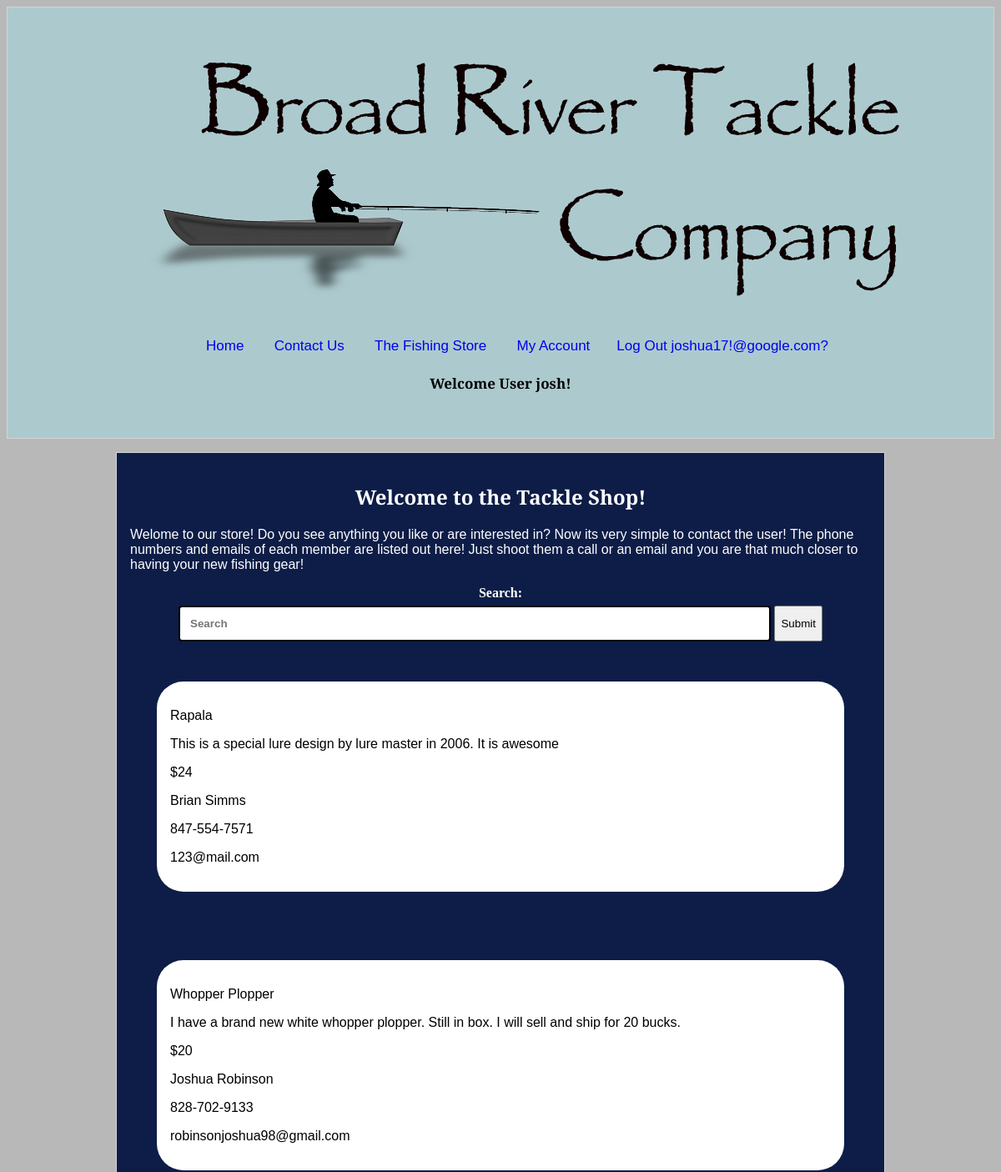
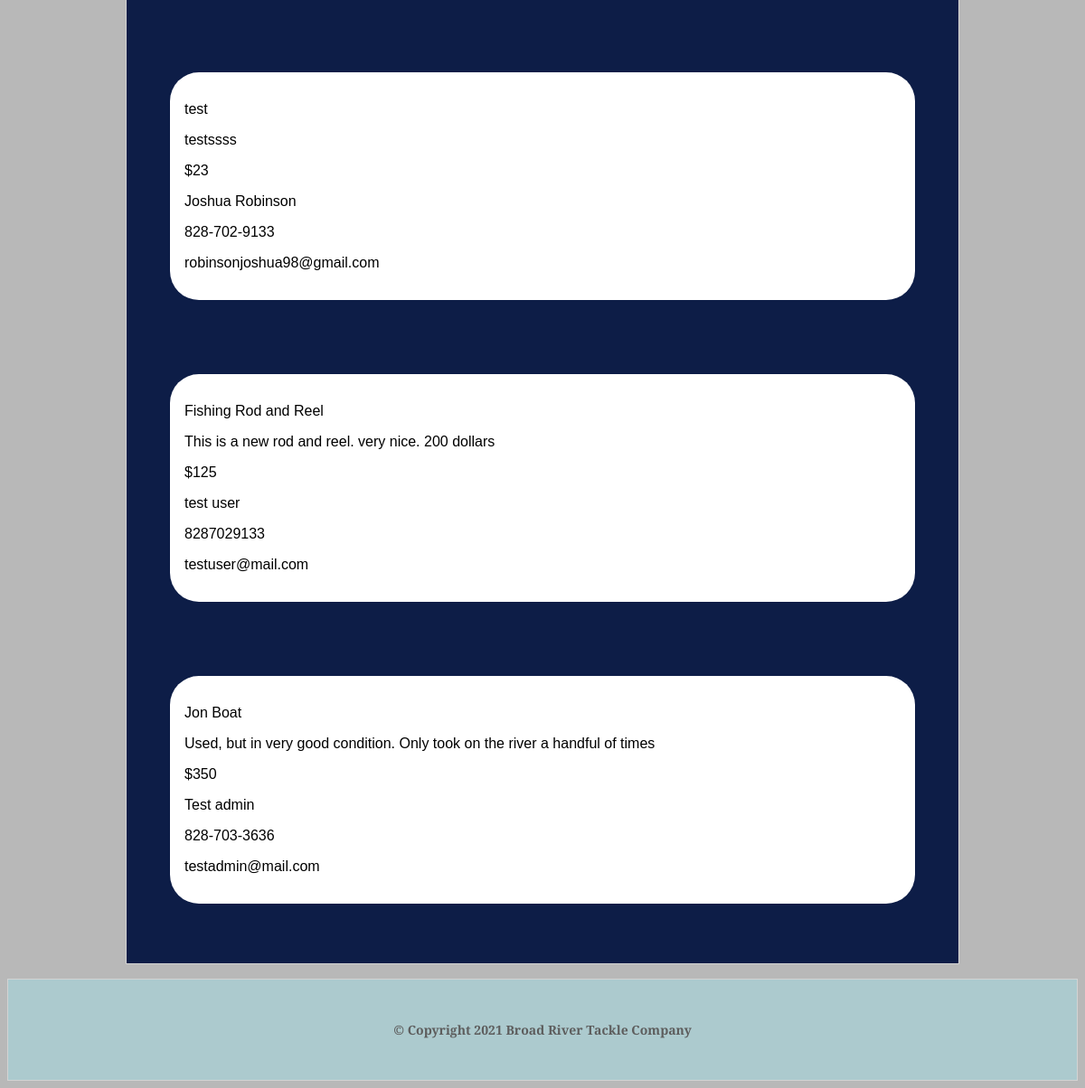
Page /store.php (signed in) on the committed database (2 pictures, top to bottom).
### tables this page shows
CREATE TABLE `products` (
  `product_id` int(11) NOT NULL,
  `category_id` int(11) NOT NULL,
  `product_name` text NOT NULL,
  `descriptions` varchar(150) NOT NULL,
  `list_price` decimal(10,0) NOT NULL,
  `date_added` timestamp NOT NULL DEFAULT CURRENT_TIMESTAMP ON UPDATE CURRENT_TIMESTAMP,
  `userId` int(11) NOT NULL
);

CREATE TABLE `user` (
  `userId` int(11) NOT NULL,
  `email` varchar(55) NOT NULL,
  `passwords` char(60) NOT NULL,
  `firstName` text NOT NULL,
  `lastName` text NOT NULL,
  `userLevel` varchar(1) NOT NULL DEFAULT 'u',
  `phone` varchar(14) DEFAULT NULL
);

### store.php (the view)
<?php
include_once "header.php"
?>
<main>
  <h2>Welcome to the Tackle Shop!</h2>
  <p id="intro">Welome to our store! Do you see anything you like or are interested in? Now its very simple to contact the user! The phone numbers and emails of each member are listed out here!
    Just shoot them a call or an email and you are that much closer to having your new fishing gear! </p>
  <form action="search.inc.php" method="POST">
    <label for="search" id="search" class="white">Search:</label><br>
    <input type="text" name="search" placeholder="Search" id="search">
    <button type="submit" name="submit-search" id="search">Submit</button>
  </form>
  <?php
    $sql = "select products.product_name, products.descriptions, products.list_price, user.phone, user.email, user.firstName, user.lastName from products inner join user on products.userId = user.userId";
    $result = mysqli_query($conn, $sql);
    while($row = mysqli_fetch_assoc($result)) {
        echo "<div id='store'><p>" . $row['product_name']. "</p><p>" . $row['descriptions']. "</p><p>$". $row['list_price']. " </p><p>" . $row['firstName']." " . $row['lastName']. "</p><p>" . $row['phone']. "</p><p>" . $row['email']. "</p></div><br>";
    }
    ?>
</main>
<?php
 include_once "footer.php";
?>

### css/styles.css (style rules this page uses)
html { background-color: rgb(184, 184, 184); text-align: center; }
p, a { font-family: 'Merriweather Sans', sans-serif; }
h1, h2, h3, h4 { font-family: 'Libre Baskerville', serif; text-align: center; }
h1, h2, h3, p { color: #fff; }
#intro { text-align: left; }
main { background-color: rgb(13, 29, 71); border: solid 1px #d3d3d3; font-size: calc(12px + (20 - 16) * (100vw - 320px) / (1200 - 320)); margin: 1rem auto; padding: 1rem; width: 75%; }
input[type=text], select, textarea, input[type=password] { border: 2px solid #000; border-radius: 4px; box-sizing: border-box; font-weight: bold; margin-top: 6px; margin-bottom: 16px; padding: 12px; resize: vertical; width: 80%; }
label { font-weight: bold; margin: 2rem; }
#store { background-color: #fff; border-radius: 2rem; margin: 2rem; padding: 1rem; }
#store p { color: #000; text-align: left; }
#search { height: 2.7rem; }
.white { color: #fff; }

### rows in the picture
products: product_name "Rapala", descriptions "This is a special lure design by lure master in 2006. It is awesome", list_price "24", userId.firstName "Brian", userId.lastName "Simms", userId.phone "847-554-7571", userId.email "123@mail.com"
products: product_name "Whopper Plopper", descriptions "I have a brand new white whopper plopper. Still in box. I will sell and ship for 20 bucks.", list_price "20", userId.firstName "Joshua", userId.lastName "Robinson", userId.phone "828-702-9133", userId.email "robinsonjoshua98@gmail.com"
products: product_name "test", descriptions "testssss", list_price "23", userId.firstName "Joshua", userId.lastName "Robinson", userId.phone "828-702-9133", userId.email "robinsonjoshua98@gmail.com"
products: product_name "Fishing Rod and Reel", descriptions "This is a new rod and reel. very nice. 200 dollars", list_price "125", userId.firstName "test", userId.lastName "user", userId.phone "8287029133", userId.email "testuser@mail.com"
products: product_name "Jon Boat", descriptions "Used, but in very good condition. Only took on the river a handful of times", list_price "350", userId.firstName "Test", userId.lastName "admin", userId.phone "828-703-3636", userId.email "testadmin@mail.com"

### other values in the picture
$email "joshua17!@google.com"
$fName "josh"
